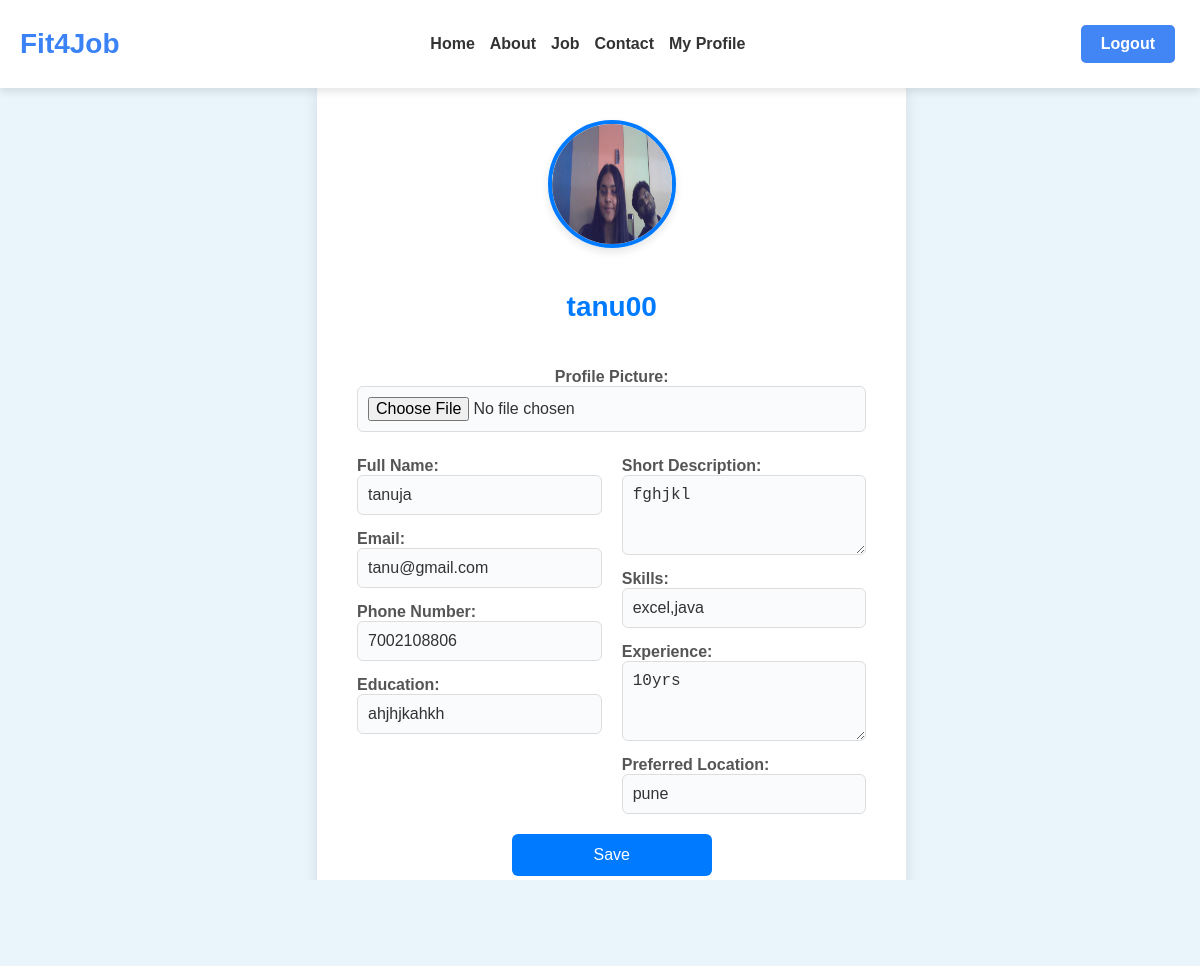
The app's page /profile/ (signed in), older data.
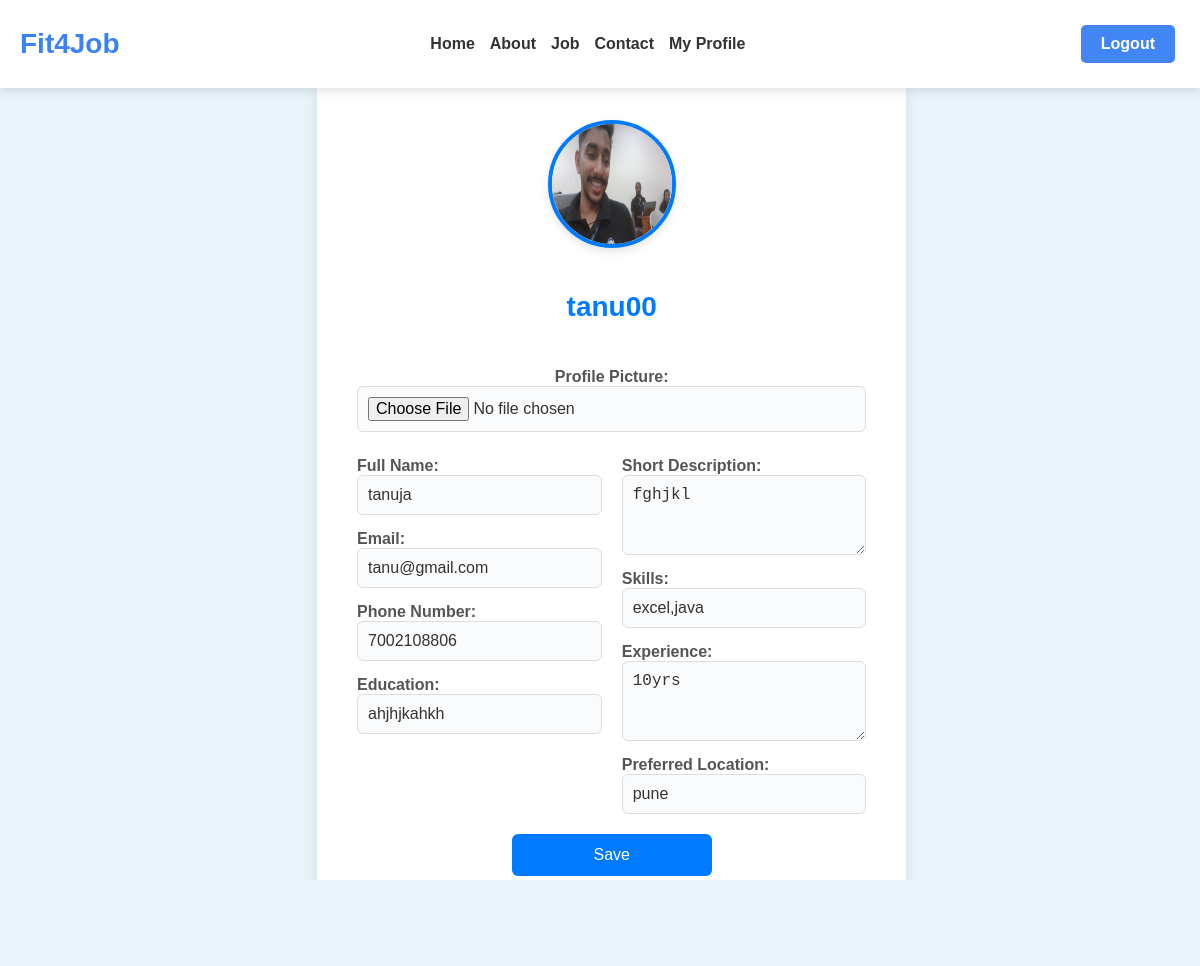
The same page, newer data.
### ats_app/models.py (models this page shows, shortened)
class Profile(models.Model):
    user = models.OneToOneField(User, on_delete=models.CASCADE)
    full_name = models.CharField(max_length=255)
    phone_number = models.CharField(max_length=15, blank=True)
    profile_picture = models.ImageField(upload_to='profile_pictures/', blank=True, null=True)
    description = models.TextField(blank=True)
    education = models.CharField(max_length=255, blank=True)
    skills = models.CharField(max_length=255, blank=True)
    experience = models.TextField(blank=True)
    preferred_location = models.CharField(max_length=255, blank=True)

### ats_app/views.py (the view, shortened to what this page needs)
# urls.py: path('profile/', profile_view, name='profile'),
def profile_view(request):
    if 'username' in request.session:
        user = User.objects.get(id=request.session['user_id'])
        profile, created = Profile.objects.get_or_create(user=user)
        context = {
            'profile': profile,
            'user': user,  # Pass the user object to the context
        }
        return render(request, 'main/profile.html', context)
    messages.warning(request, 'You need to be logged in to view your profile.')
    return redirect('signin')

### templates/main/profile.html (shortened to what this page needs)
{% extends 'base.html' %}
{% block content %}
<div class="profile-container">
    {% if profile.profile_picture %}
        <img src="{{ profile.profile_picture.url }}" alt="Profile Picture" class="profile-picture">
    {% else %}
        <img src="https://via.placeholder.com/120" alt="Profile Picture" class="profile-picture">
    {% endif %}
    <h2>{{ request.session.username}}</h2>
    <form method="post" enctype="multipart/form-data">
        <label for="profile_picture">Profile Picture:</label>
        <input type="file" id="profile_picture" name="profile_picture">
        <div class="form-row">
            <div class="form-column">
                <label for="full_name">Full Name:</label>
                <input type="text" id="full_name" name="full_name" value="{{ profile.full_name }}" required>
                <label for="email">Email:</label>
                <input type="email" id="email" name="email" value="{{ user.email }}" readonly>
                <label for="phone_number">Phone Number:</label>
                <input type="text" id="phone_number" name="phone_number" value="{{ profile.phone_number }}">
                <label for="education">Education:</label>
                <input type="text" id="education" name="education" value="{{ profile.education }}">
            </div>
            <div class="form-column">
                <label for="description">Short Description:</label>
                <textarea id="description" name="description">{{ profile.description }}</textarea>
                <label for="skills">Skills:</label>
                <input type="text" id="skills" name="skills" value="{{ profile.skills }}">
                <label for="experience">Experience:</label>
                <textarea id="experience" name="experience">{{ profile.experience }}</textarea>
                <label for="preferred_location">Preferred Location:</label>
                <input type="text" id="preferred_location" name="preferred_location" value="{{ profile.preferred_location }}">
            </div>
        </div>
        <button type="submit">Save</button>
        <a href="{% url 'index' %}" class="button">Cancel</a>
    </form>
</div>
{% endblock %}

Row changes from the older to the newer data that the page shows:
changed Profile "tanuja": profile_picture: a different picture
